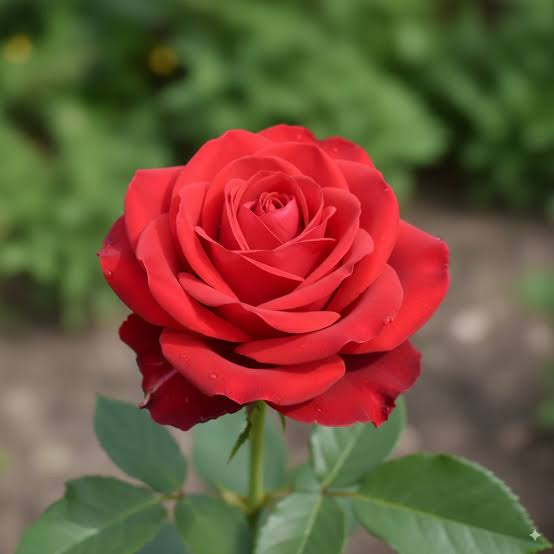
#> input picture input/images.jpg, 554 x 554 px
$ python thayDoiTuongPhan.py
#> lines starting #> are read from the running program, lines starting #| are printed output that depends on the picture
### chon_anh.py
"""
Module dùng chung: chọn ảnh bằng hộp thoại và lưu ảnh an toàn.
Các file khác chỉ cần:  from chon_anh import chon_anh, luu_anh
"""
import os
import numpy as np
import cv2
import tkinter as tk
from tkinter import filedialog


def chon_anh(title="Chọn ảnh", mode=cv2.IMREAD_COLOR):
    """Mở hộp thoại cho người dùng chọn ảnh, trả về (ảnh, đường dẫn).

    - mode = cv2.IMREAD_COLOR      -> ảnh màu BGR
    - mode = cv2.IMREAD_GRAYSCALE  -> ảnh xám
    """
#> called with title = 'Chọn ảnh để thay đổi độ tương phản', mode = 1
    # Tạo cửa sổ tkinter ẩn, chỉ dùng để hiện hộp thoại chọn file
    root = tk.Tk()
    root.withdraw()
    root.attributes("-topmost", True)  # đưa hộp thoại lên trên cùng

    path = filedialog.askopenfilename(
        title=title,
        filetypes=[("Ảnh", "*.jpg *.jpeg *.png *.bmp *.webp"),
                   ("Tất cả", "*.*")],
    )
#> the answer given: input/images.jpg
    root.destroy()

    # Người dùng bấm Cancel -> dừng chương trình
    if not path:
        raise SystemExit("Bạn chưa chọn ảnh!")

    # cv2.imread không đọc được đường dẫn có dấu tiếng Việt,
    # nên đọc bằng np.fromfile rồi giải mã bằng cv2.imdecode
    img = cv2.imdecode(np.fromfile(path, dtype=np.uint8), mode)
#> img is the input picture: shape (554, 554, 3); mean B, G, R 59.3, 83.7, 114.5
    if img is None:
        raise SystemExit(f"Không đọc được ảnh: {path}")

    return img, path


def luu_anh(ten_file, img, thu_muc="results"):
    """Lưu ảnh vào thư mục (tự tạo nếu chưa có). Hỗ trợ đường dẫn Unicode."""
    os.makedirs(thu_muc, exist_ok=True)
    duong_dan = os.path.join(thu_muc, ten_file)
    ext = os.path.splitext(ten_file)[1] or ".png"
    ok, buf = cv2.imencode(ext, img)
    if ok:
        buf.tofile(duong_dan)
        print(f"Đã lưu: {duong_dan}")
    return duong_dan

### thayDoiTuongPhan.py
import cv2
import matplotlib.pyplot as plt
from chon_anh import chon_anh, luu_anh

# BƯỚC 1: Chọn và đọc ảnh
img, path = chon_anh("Chọn ảnh để thay đổi độ tương phản")
#> path = 'input/images.jpg'

# BƯỚC 2: Thay đổi độ tương phản
# Công thức: ảnh_mới = alpha * ảnh_cũ + beta
#   alpha > 1: tăng tương phản (vùng sáng sáng hơn, vùng tối tối hơn)
#   alpha < 1: giảm tương phản
#   beta     : cộng thêm để chỉnh độ sáng chung
# convertScaleAbs tự giới hạn kết quả trong 0..255.
alpha = 1.5
beta = 0
contrast = cv2.convertScaleAbs(img, alpha=alpha, beta=beta)
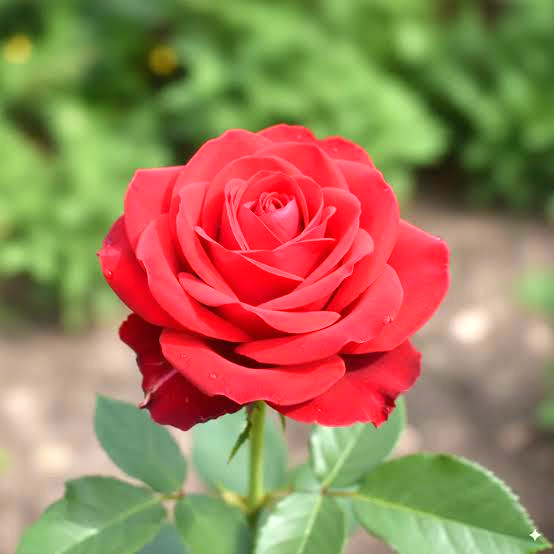
#> contrast: shape (554, 554, 3); mean B, G, R 88.9, 125.6, 157.3

# BƯỚC 3: Đổi BGR -> RGB để matplotlib hiển thị đúng màu
img_rgb = cv2.cvtColor(img, cv2.COLOR_BGR2RGB)
contrast_rgb = cv2.cvtColor(contrast, cv2.COLOR_BGR2RGB)

# BƯỚC 4: Lưu ảnh kết quả
luu_anh("TangDoTuongPhan.jpg", contrast)

# BƯỚC 5: Hiển thị trước và sau
plt.figure(figsize=(12, 5))

plt.subplot(1, 2, 1)
plt.imshow(img_rgb)
plt.title("Anh goc")
plt.axis("off")

plt.subplot(1, 2, 2)
plt.imshow(contrast_rgb)
plt.title("Anh tang do tuong phan")
plt.axis("off")

plt.tight_layout()
plt.show()
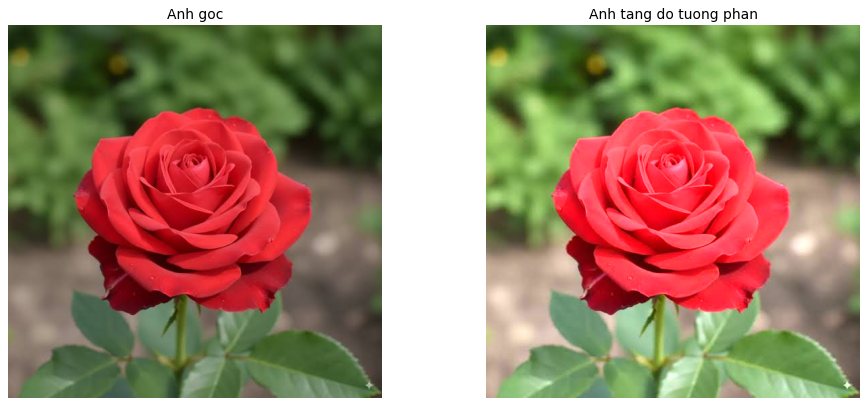
#> figure drawn by matplotlib, 2 panels
